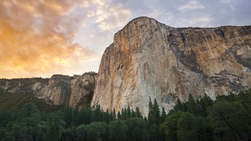
#> input picture test_images/mountain.jpg, 251 x 141 px
$ python mountain.py test_images/mountain.jpg
#> lines starting #> are read from the running program, lines starting #| are printed output that depends on the picture
#!/usr/local/bin/python3
#
# Authors: bkmaturi-josatiru-sgaraga
#
# Mountain ridge finder
# Based on skeleton code by D. Crandall, April 2021
#

from PIL import Image
from numpy import *
from scipy.ndimage import filters
import sys
import imageio
import numpy

# calculate "Edge strength map" of an image
#
def edge_strength(input_image):
    grayscale = array(input_image.convert('L'))
    filtered_y = zeros(grayscale.shape)
    filters.sobel(grayscale,0,filtered_y)
    return sqrt(filtered_y**2)

# draw a "line" on an image (actually just plot the given y-coordinates
#  for each x-coordinate)
# - image is the image to draw on
# - y_coordinates is a list, containing the y-coordinates and length equal to the x dimension size
#   of the image
# - color is a (red, green, blue) color triple (e.g. (255, 0, 0) would be pure red
# - thickness is thickness of line in pixels
#
def draw_edge(image, y_coordinates, color, thickness):
    for (x, y) in enumerate(y_coordinates):
        for t in range( int(max(y-int(thickness/2), 0)), int(min(y+int(thickness/2), image.size[1]-1 )) ):
            image.putpixel((x, t), color)
    return image


# main program
#
gt_row = -1
gt_col = -1
if len(sys.argv) == 2:
    input_filename = sys.argv[1]
elif len(sys.argv) == 4:
    (input_filename, gt_row, gt_col) = sys.argv[1:]
else:
    raise Exception("Program requires either 1 or 3 parameters")

# load in image
input_image = Image.open(input_filename)
#> input_image is the input picture: PIL image 251x141 RGB; mean R, G, B 127.5, 115.4, 101.3

# compute edge strength mask
edge_strength = edge_strength(input_image)
#> in edge_strength, `grayscale = array(input_image.convert('L'))`:
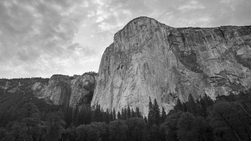
#> grayscale: shape (141, 251); min 1, max 253, mean 117.4
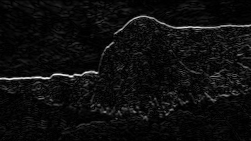
#> edge_strength: shape (141, 251) float64; min 0, max 751, mean 41.7; drawn with min black and max white
#edge_strength1 = edge_strength.T
imageio.imwrite('edges.jpg', uint8(255 * edge_strength / (amax(edge_strength))))
b_w_edge = uint8(255 * edge_strength / (amax(edge_strength)))
# You'll need to add code here to figure out the results! For now,
# just create a horizontal centered line.
def simple(edge_matrix):
    return [argmax(i) for i in edge_matrix]


def viterbi_path(edge_matrix):
    R = len(edge_matrix)
    C = len(edge_matrix[0])

    tran_prob_matrix = [edge_matrix[0]]
    final_index = [0] * R
    for i in range(1, R):
        tmp = []
        for j in range(C):
            if j == 0:
                tmp.append(edge_matrix[i][j] + max(tran_prob_matrix[i - 1][j], tran_prob_matrix[i - 1][j + 1]))
            elif j == C - 1:
                tmp.append(edge_matrix[i][j] + max(tran_prob_matrix[i - 1][j], tran_prob_matrix[i - 1][j - 1]))
            else:
                tmp.append(edge_matrix[i][j] + max(tran_prob_matrix[i - 1][j - 1], tran_prob_matrix[i - 1][j], tran_prob_matrix[i - 1][j + 1]))
        tran_prob_matrix.append(tmp)


    final_index[R - 1] = numpy.argmax(tran_prob_matrix[R - 1])
    for i in range(R - 2, -1, -1):
        j = final_index[i + 1]
        if j == 0:
            final_index[i] = numpy.argmax(tran_prob_matrix[i][j:j + 2]) + j
        elif j == C - 1:
            final_index[i] = numpy.argmax(tran_prob_matrix[i][j - 1:j + 1]) + j - 1
        else:
            final_index[i] = numpy.argmax(tran_prob_matrix[i][j - 1:j + 2]) + j - 1
    return final_index


def user_input(edge_matrix,row,col):
    rows = len(edge_matrix)
    cols = len(edge_matrix[0])
    out = [0]*cols
    out[col] = row
    if col == 0:
        for i in range(0,cols-1):
            b = [edge_matrix[row-1][i+1],edge_matrix[row][i+1],edge_matrix[row+1][i-1],]
            out[i+1] = b.index(max(b))+row-1
            row = out[i+1]
    elif col == cols-1:
        for i in range(cols-1,-1,-1):
            b = [edge_matrix[row-1][i-1],edge_matrix[row][i-1],edge_matrix[row+1][i-1],]
            out[i-1] = b.index(max(b))+row-1
            row = out[i-1]
    else:
        for i in range(col,cols-1):
            b1 = [edge_matrix[row-1][i+1],edge_matrix[row][i+1],edge_matrix[row+1][i-1],]
            out[i+1] = b1.index(max(b1))+row-1
            row = out[i+1]
        for i in range(col,-1,-1):
            b2 = [edge_matrix[row-1][i-1],edge_matrix[row][i-1],edge_matrix[row+1][i-1],]
            out[i-1] = b2.index(max(b2))+row-1
            row = out[i-1]
    return out
simple_ind = simple(edge_strength.T)
#> simple_ind = 251 values, max 114 at index 166, min 16 at index 139, mean 47.9
input_image = draw_edge(input_image, simple_ind, (255, 0, 0), 5)
#> the loop in draw_edge, `for (x, y) in enumerate(y_coordinates):` made 251 passes
#> y on passes 1 to 3: 78, 78, 78
#> after the loop in draw_edge, `for (x, y) in enumerate(y_coordinates):`:
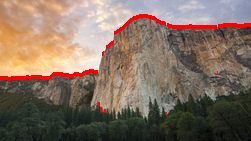
#> image: PIL image 251x141 RGB; mean R, G, B 130, 111, 97.1
vit_ind = viterbi_path(edge_strength.T)
#> in viterbi_path, `R = len(edge_matrix)`: R = 251
#> in viterbi_path, `C = len(edge_matrix[0])`: C = 141
#> in viterbi_path, `final_index = [0] * R`: final_index = 251 values from 0 to 0
#> after the loop in viterbi_path, `for i in range(1, R):`: tran_prob_matrix = 251 items
#> the loop in viterbi_path, `for i in range(R - 2, -1, -1):` made 250 passes
#> j on passes 1 to 3: 25, 25, 25
#> after the loop in viterbi_path, `for i in range(R - 2, -1, -1):`: final_index = 251 values, max 79 at index 8, min 16 at index 139, mean 44.66
#> vit_ind has the same summary as final_index in viterbi_path
# [4 lines of commented-out code are left out]
input_image = draw_edge(input_image, vit_ind, (0, 0, 255), 5)
#> call 2 of draw_edge, with color = (0, 0, 255), thickness = 5
#> the loop in draw_edge (call 2), `for (x, y) in enumerate(y_coordinates):` made 251 passes
#> after the loop in draw_edge (call 2), `for (x, y) in enumerate(y_coordinates):`:
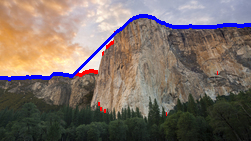
#> image: PIL image 251x141 RGB; mean R, G, B 122.8, 110, 103.4
list_edge_s = [list(i) for i in b_w_edge]
#> list_edge_s = 141 items
human_ind = user_input(list_edge_s,int(gt_row),int(gt_col))
#> in user_input, `rows = len(edge_matrix)`: rows = 141
#> in user_input, `cols = len(edge_matrix[0])`: cols = 251
#> in user_input, `out = [0]*cols`: out = 251 values from 0 to 0
#> the loop in user_input, `for i in range(col,cols-1):` made 251 passes
#> (b1, row) on passes 1 to 3: ([9, 8, 1], -2), ([5, 13, 5], -2), ([14, 1, 8], -3)
#> after the loop in user_input, `for i in range(col,cols-1):`: out = 251 values, max -2 at index 0, min -14 at index 80, mean -8.09
#> human_ind has the same summary as out in user_input

# output answer
imageio.imwrite("output.jpg", draw_edge(input_image, human_ind, (0, 255, 0), 5))
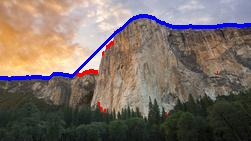
#> saved as output.jpg: shape (141, 251, 3); mean R, G, B 122.8, 110, 103
